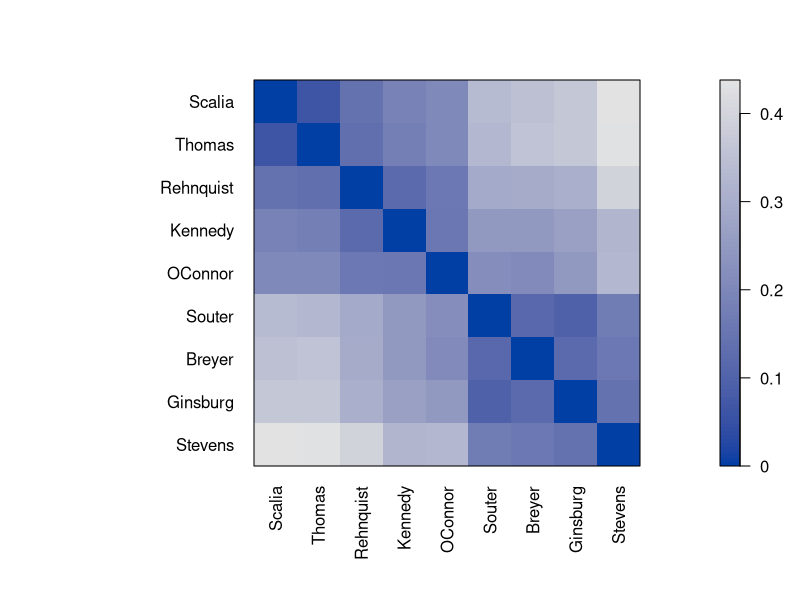
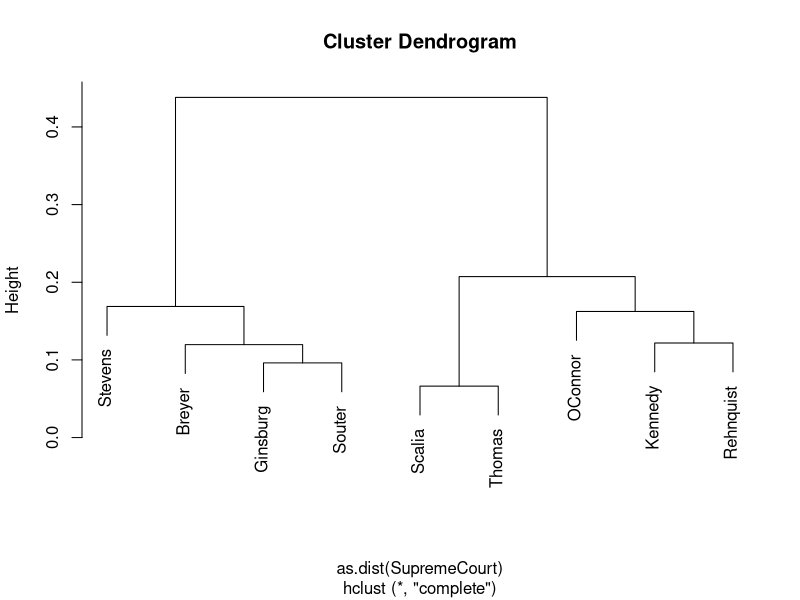

Write the R code that produced these figures, in order.
library(seriation)


### Name: SupremeCourt
### Title: Voting Patterns in the Second Rehnquist U.S. Supreme Court
### Aliases: SupremeCourt
### Keywords: datasets

### ** Examples

data("SupremeCourt")

SupremeCourt

d <- as.dist(SupremeCourt)
o <- seriate(d)

pimage(d, o)

plot(hclust(as.dist(SupremeCourt)))
